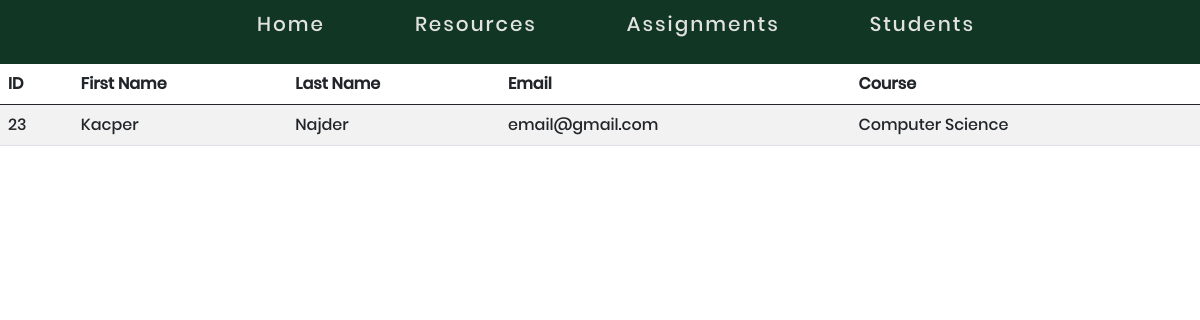
Before: /php/studentsList.php with the older database file.
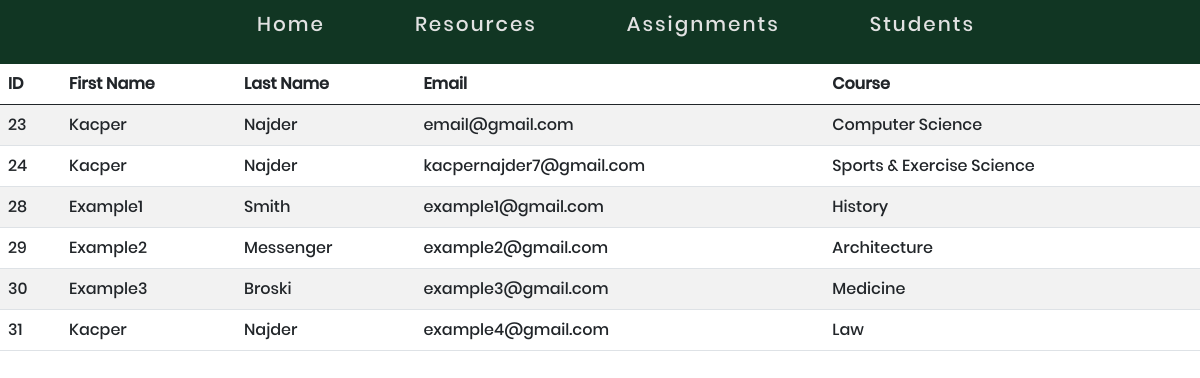
After: the same page with the newer database file.
### tables this page shows
CREATE TABLE `students` (
  `id` int(11) NOT NULL,
  `firstName` varchar(50) NOT NULL,
  `lastName` varchar(50) NOT NULL,
  `email` varchar(50) NOT NULL,
  `course` enum('Law','Computer Science','Business Studies','Sports & Exercise Science','Medicine','Economics','Architecture','Accounting & Finance','Biology','History') NOT NULL,
  `password` varchar(20) NOT NULL,
  `userType` varchar(50) NOT NULL,
  `levelType` varchar(50) NOT NULL
);

### php/studentsList.php (the view, shortened to what this page needs)
<!DOCTYPE html>
<html lang="en">
<head>
    <link href="https://cdn.jsdelivr.net/npm/bootstrap@5.0.0-beta1/dist/css/bootstrap.min.css"
    rel="stylesheet"
>
    <link rel="stylesheet" href="../styles/standard.css">
</head>
<body>
    <header>
        <nav>
            <ul class="nav-links">
                <li><a href="tutor.php">Home</a></li>
                <li><a href="resourcesTutor.php">Resources</a></li>
                <li><a href="#">Assignments</a></li>
                <li><a href="studentsList.php">Students</a></li>
            </ul>
        </nav>
    </header>
    <table class="table table-striped">
        <thead class="thead-dark">
            <tr>
                <th scope="col">ID</th>
                <th scope="col">First Name</th>
                <th scope="col">Last Name</th>
                <th scope="col">Email</th>
                <th scope="col">Course</th>
            </tr>
        </thead>
        <tbody>
        <?php
            require_once 'dbh.inc.php';
            $sql = "SELECT id, firstName, lastName, email, course FROM students";
            $result = $conn-> query($sql);
            if ($result -> num_rows > 0) {
                while($row = $result-> fetch_assoc()) {
                    echo "<tr><td>". $row["id"] . "</td><td>". $row["firstName"] . "</td><td>". $row["lastName"] . "</td><td>". $row["email"] . "</td><td>". $row["course"] . "</td></tr>";
                }
                echo "</table>";
            }
        ?>
</body>
</html>

### styles/standard.css (style rules this page uses)
* { margin: 0; padding: 0; box-sizing: border-box; font-family: Poppins-Medium; }
nav { display: flex; justify-content: space-around; align-items: center; min-height: 8vh; background-color: #113623; }
.nav-links { display: flex; justify-content: space-around; width: 70%; }
.nav-links li { list-style: none; }
.nav-links a { text-decoration: none; color: rgb(226,226,226); letter-spacing: 2px; font-size: 20px; padding: 5px 20px; border: 1px solid transparent; transition: 0.5s ease; }

Changed rows visible on the page:
added students: id "24", firstName "Kacper", lastName "Najder", email "kacpernajder7@gmail.com", course "Sports & Exercise Science"
added students: id "28", firstName "Example1", lastName "Smith", email "example1@gmail.com", course "History"
added students: id "29", firstName "Example2", lastName "Messenger", email "example2@gmail.com", course "Architecture"
added students: id "30", firstName "Example3", lastName "Broski", email "example3@gmail.com", course "Medicine"
added students: id "31", firstName "Kacper", lastName "Najder", email "example4@gmail.com", course "Law"
